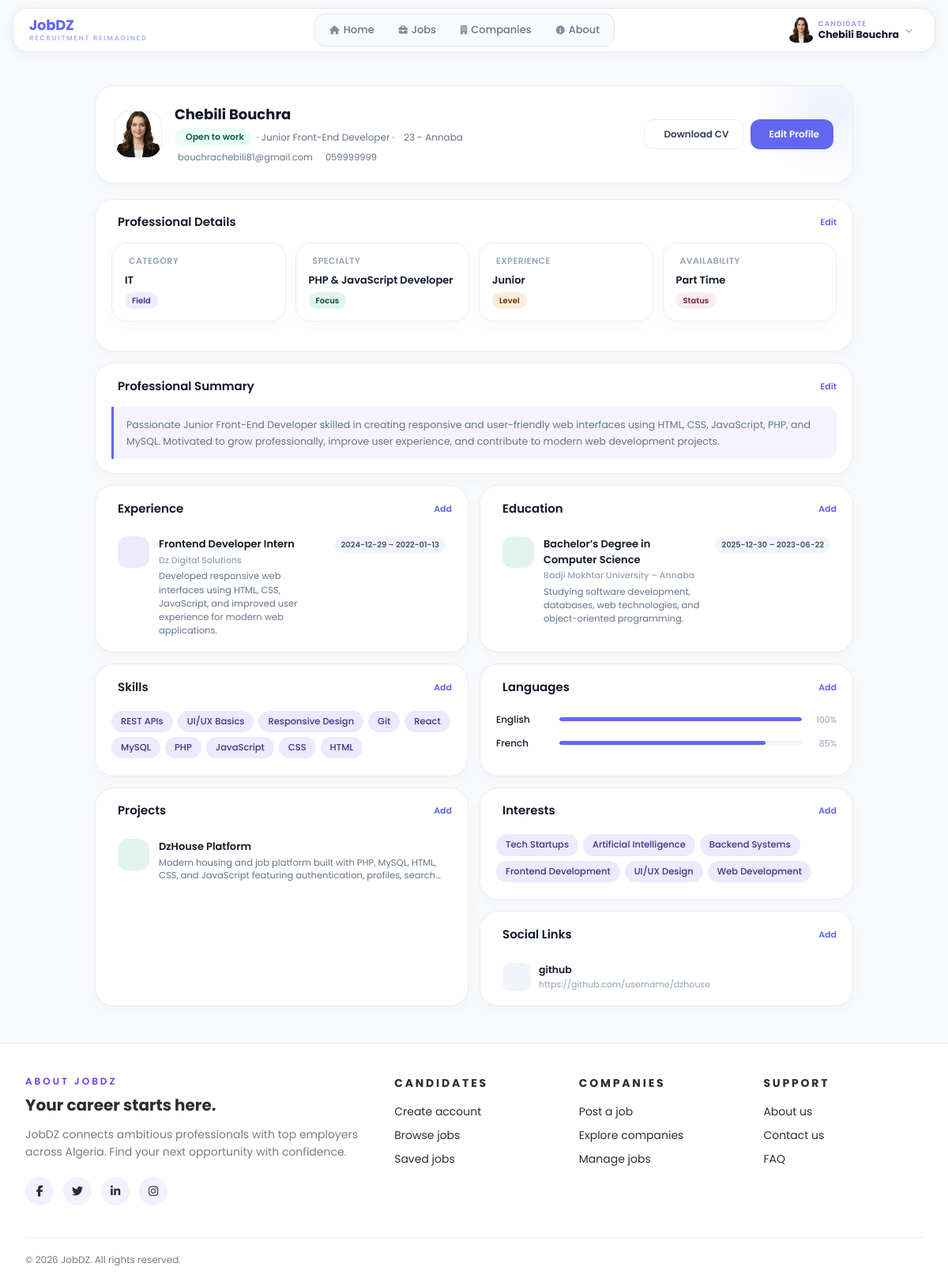
Page /candidate-profile.php (signed in) on the committed database.
### tables this page shows
CREATE TABLE `candidates_profiles` (
  `id` int(11) NOT NULL,
  `user_id` int(11) NOT NULL,
  `full_name` varchar(255) DEFAULT NULL,
  `phone` varchar(20) DEFAULT NULL,
  `city` varchar(100) DEFAULT NULL,
  `image_path` varchar(255) DEFAULT NULL,
  `updated_at` timestamp NOT NULL DEFAULT current_timestamp() ON UPDATE current_timestamp(),
  `job_title` varchar(255) DEFAULT NULL,
  `summary` text DEFAULT NULL,
  `category` varchar(100) DEFAULT NULL,
  `specialty` varchar(150) DEFAULT NULL,
  `availability` varchar(50) DEFAULT NULL,
  `experience_level` varchar(50) DEFAULT NULL,
  `cv_file` varchar(255) DEFAULT NULL,
  `linkedin_url` varchar(255) DEFAULT NULL,
  `github_url` varchar(255) DEFAULT NULL,
  `portfolio_url` varchar(255) DEFAULT NULL,
  `profile_views` int(11) DEFAULT 0
);

CREATE TABLE `candidate_experiences` (
  `id` int(11) NOT NULL,
  `user_id` int(11) NOT NULL,
  `job_title` varchar(255) NOT NULL,
  `company_name` varchar(255) DEFAULT NULL,
  `description` text DEFAULT NULL,
  `start_date` date DEFAULT NULL,
  `end_date` date DEFAULT NULL,
  `is_current` tinyint(1) DEFAULT 0,
  `created_at` timestamp NOT NULL DEFAULT current_timestamp()
);

CREATE TABLE `candidate_educations` (
  `id` int(11) NOT NULL,
  `user_id` int(11) NOT NULL,
  `degree` varchar(255) NOT NULL,
  `school` varchar(255) DEFAULT NULL,
  `description` text DEFAULT NULL,
  `start_date` date DEFAULT NULL,
  `end_date` date DEFAULT NULL,
  `is_current` tinyint(1) DEFAULT 0,
  `created_at` timestamp NOT NULL DEFAULT current_timestamp()
);

CREATE TABLE `candidate_skills` (
  `id` int(11) NOT NULL,
  `user_id` int(11) NOT NULL,
  `skill_name` varchar(100) NOT NULL,
  `created_at` timestamp NOT NULL DEFAULT current_timestamp()
);

CREATE TABLE `candidate_languages` (
  `id` int(11) NOT NULL,
  `user_id` int(11) NOT NULL,
  `language_name` varchar(100) NOT NULL,
  `level` varchar(50) DEFAULT NULL,
  `created_at` timestamp NOT NULL DEFAULT current_timestamp()
);

CREATE TABLE `candidate_projects` (
  `id` int(11) NOT NULL,
  `user_id` int(11) NOT NULL,
  `title` varchar(255) NOT NULL,
  `description` text DEFAULT NULL,
  `image_path` varchar(255) DEFAULT NULL,
  `demo_link` varchar(255) DEFAULT NULL,
  `github_link` varchar(255) DEFAULT NULL,
  `technologies` text DEFAULT NULL,
  `created_at` timestamp NOT NULL DEFAULT current_timestamp()
);

CREATE TABLE `candidate_interests` (
  `id` int(11) NOT NULL,
  `user_id` int(11) NOT NULL,
  `interest_name` varchar(100) NOT NULL,
  `created_at` timestamp NOT NULL DEFAULT current_timestamp()
);

CREATE TABLE `candidate_social_links` (
  `id` int(11) NOT NULL,
  `user_id` int(11) NOT NULL,
  `platform` varchar(50) NOT NULL,
  `url` varchar(255) NOT NULL,
  `created_at` timestamp NOT NULL DEFAULT current_timestamp()
);

### candidate-profile.php (the view, shortened to what the rows shown need)
<?php
require_once 'config.php';
require_once 'functions.php';
$viewCandidateId = isset($_GET['id']) ? (int) $_GET['id'] : null;
if ($viewCandidateId && $_SESSION['user']['role'] === 'company') {
    $userId = $viewCandidateId;
} else {
    $userId = $_SESSION['user']['id'];
}
$profile = getCandidateProfile($userId);
$experiences = getCandidateExperiences($userId);
$educations  = getCandidateEducations($userId);
$skills      = getCandidateSkills($userId);
$projects    = getCandidateProjects($userId);
$languages   = getCandidateLanguages($userId);
$interests   = getCandidateInterests($userId);
$socialLinks = getCandidateSocialLinks($userId);
$initials  = 'U';
$nameParts = array_filter(explode(' ', trim($profile['full_name'] ?? '')));
if (count($nameParts) >= 2) {
    $initials = strtoupper(mb_substr($nameParts[0], 0, 1) . mb_substr(end($nameParts), 0, 1));
} elseif (count($nameParts) === 1) {
    $initials = strtoupper(mb_substr($nameParts[0], 0, 1));
}
$isOwner =
    isset($_SESSION['user']['id']) &&
    $_SESSION['user']['role'] === 'candidate' &&
    $userId == $_SESSION['user']['id'];
?>
<!DOCTYPE html>
<html lang="en">
<head>
    <?php include 'includes/tailwind-head.php'; ?>
    <link rel="stylesheet" href="css/all.min.css">
    <link rel="stylesheet" href="css/variables.css">
    <link rel="stylesheet" href="https://cdn.jsdelivr.net/npm/@tabler/icons-webfont@latest/dist/tabler-icons.min.css">
</head>
<body>
    <?php include 'includes/navbar.php'; ?>
    <main class="mx-auto max-w-5xl px-4 py-8 sm:px-6 lg:px-8">
        <div class="profile-banner">
            <div class="banner-left">
                <div class="prof-avatar-lg">
                    <?php if (!empty($profile['image_path'])): ?>
                        <img src="<?php echo e($profile['image_path']); ?>" alt="Profile">
                    <?php else: ?>
                        <?php echo e($initials); ?>
                    <?php endif; ?>
                </div>
                <div>
                    <div class="banner-title"><?php echo e($profile['full_name'] ?? 'User'); ?></div>
                    <div class="banner-sub">
                        <span class="badge-green">
                        </span>
                        <?php if (!empty($profile['job_title'])): ?>
                            · <?php echo e($profile['job_title']); ?>
                        <?php endif; ?>
                        <?php if (!empty($profile['city'])): ?>
                            · <i class="ti ti-map-pin" style="font-size:11px"></i> <?php echo e($profile['city']); ?>
                        <?php endif; ?>
                    </div>
                    <div class="banner-meta">
                        <span>
                            <?php echo e($_SESSION['user']['email']); ?>
                        </span>
                        <?php if (!empty($profile['phone'])): ?>
                            <span>
                                <?php echo e($profile['phone']); ?>
                            </span>
                        <?php endif; ?>
                    </div>
                </div>
            </div>
        </div>
        <div class="card">
            <div class="stats-grid">
                <div class="sc">
                    <div class="sc-label"><i class="ti ti-category"></i> Category</div>
                    <div class="sc-val"><?php echo e($profile['category'] ?? 'Not set'); ?></div>
                    <div class="sc-badge b-neu">Field</div>
                </div>
                <div class="sc">
                    <div class="sc-label"><i class="ti ti-star"></i> Specialty</div>
                    <div class="sc-val"><?php echo e($profile['specialty'] ?? 'Not set'); ?></div>
                    <div class="sc-badge b-up">Focus</div>
                </div>
                <div class="sc">
                    <div class="sc-label"><i class="ti ti-briefcase"></i> Experience</div>
                    <div class="sc-val"><?php echo e($profile['experience_level'] ?? '—'); ?></div>
                    <div class="sc-badge b-warn">Level</div>
                </div>
                <div class="sc">
                    <div class="sc-label"><i class="ti ti-calendar-check"></i> Availability</div>
                    <div class="sc-val"><?php echo e($profile['availability'] ?? '—'); ?></div>
                    <div class="sc-badge b-pink">Status</div>
                </div>
            </div>
        </div>
        <div class="card">
            <div class="ch">
                <span class="ct"><i class="ti ti-file-text"></i> Professional Summary</span>
                <?php if ($isOwner): ?>
                    <a href="edit_profile.php?section=summary" class="cl">
                    </a>
                <?php endif; ?>
            </div>
            <?php if (!empty($profile['summary'])): ?>
                <div class="summary-block">
                    <?php echo nl2br(e($profile['summary'])); ?>
                </div>
            <?php endif; ?>
        </div>
        <div class="two-col">
            <div class="card" style="margin-bottom:0;">
                <?php if (!empty($experiences)): ?>
                    <?php foreach ($experiences as $exp): ?>
                        <div class="exp-row">
                            <div class="exp-ico"><i class="ti ti-code"></i></div>
                            <div class="exp-body">
                                <div class="exp-title"><?php echo e($exp['job_title']); ?></div>
                                <div class="exp-sub"><?php echo e($exp['company_name']); ?></div>
                                <?php if (!empty($exp['description'])): ?>
                                    <div class="exp-desc"><?php echo nl2br(e($exp['description'])); ?></div>
                                <?php endif; ?>
                            </div>
                            <div class="exp-date">
                                <?php echo e($exp['start_date']); ?> –
                                <?php echo !empty($exp['end_date']) ? e($exp['end_date']) : 'Present'; ?>
                            </div>
                        </div>
                    <?php endforeach; ?>
                <?php endif; ?>
            </div>
            <div class="card" style="margin-bottom:0;">
                <?php if (!empty($educations)): ?>
                    <?php foreach ($educations as $edu): ?>
                        <div class="exp-row">
                            <div class="exp-ico edu"><i class="ti ti-certificate"></i></div>
                            <div class="exp-body">
                                <div class="exp-title"><?php echo e($edu['degree'] ?? 'No degree'); ?></div>
                                <div class="exp-sub"><?php echo e($edu['school'] ?? 'No school'); ?></div>
                                <?php if (!empty($edu['description'])): ?>
                                    <div class="exp-desc"><?php echo nl2br(e($edu['description'])); ?></div>
                                <?php endif; ?>
                            </div>
                            <div class="exp-date">
                                <?php echo e($edu['start_date'] ?? ''); ?> –
                                <?php echo !empty($edu['end_date']) ? e($edu['end_date']) : 'Present'; ?>
                            </div>
                        </div>
                    <?php endforeach; ?>
                <?php endif; ?>
            </div>
        </div>
        <div class="two-col">
            <div class="card" style="margin-bottom:0;">
                <?php if (!empty($skills)): ?>
                    <div class="pills">
                        <?php foreach ($skills as $skill): ?>
                            <span class="pill"><?php echo e($skill['skill_name']); ?></span>
                        <?php endforeach; ?>
                    </div>
                <?php endif; ?>
            </div>
            <div class="card" style="margin-bottom:0;">
                <?php if (!empty($languages)): ?>
                    <?php foreach ($languages as $lang): ?>
                        <div class="lang-row">
                            <span class="lang-name"><?php echo e($lang['language_name']); ?></span>
                            <div class="lang-bar">
                                <div class="lang-fill" style="width:<?php echo (int)$lang['level']; ?>%"></div>
                            </div>
                            <span class="lang-pct"><?php echo (int)$lang['level']; ?>%</span>
                        </div>
                    <?php endforeach; ?>
                <?php endif; ?>
            </div>
        </div>
        <div class="two-col">
            <div class="card" style="margin-bottom:0;">
                <?php if (!empty($projects)): ?>
                    <?php foreach ($projects as $project): ?>
                        <div class="proj-row">
                            <div class="proj-ico"><i class="ti ti-world"></i></div>
                            <div class="proj-body">
                                <div class="proj-title"><?php echo e($project['title']); ?></div>
                                <div class="proj-desc"><?php echo e($project['description']); ?></div>
                            </div>
                        </div>
                    <?php endforeach; ?>
                <?php endif; ?>
            </div>
            <div style="display:flex; flex-direction:column; gap:14px;">
                <div class="card" style="margin-bottom:0;">
                    <?php if (!empty($interests)): ?>
                        <div class="pills">
                            <?php foreach ($interests as $interest): ?>
                                <span class="pill"><?php echo e($interest['interest_name']); ?></span>
                            <?php endforeach; ?>
                        </div>
                    <?php endif; ?>
                </div>
                <div class="card" style="margin-bottom:0;">
                    <?php if (!empty($socialLinks)): ?>
                        <?php foreach ($socialLinks as $link): ?>
                            <a href="<?php echo e($link['url']); ?>" class="social-row" target="_blank">
                                <div class="social-ico"><i class="ti ti-link"></i></div>
                                <div style="flex:1;min-width:0;">
                                    <div class="social-name"><?php echo e($link['platform']); ?></div>
                                    <div class="social-url"><?php echo e($link['url']); ?></div>
                                </div>
                            </a>
                        <?php endforeach; ?>
                    <?php endif; ?>
                </div>
            </div>
        </div>
    </main>
</body>
</html>

### includes/navbar.php (shortened to what the rows shown need)
<?php
$role = $_SESSION['user']['role'] ?? 'guest';
$isTransparentNavbar = false;
$isLoggedInUser = isLoggedIn();
?>
<div class="nb-wrap <?php echo $isTransparentNavbar ? 'nb-transparent' : ''; ?>" style="width:100%;box-sizing:border-box;">
    <div class="nb">
        <div class="nb-right">
            <?php if ($isLoggedInUser): ?>
                <?php
                if ($role === 'admin') {
                    $accountType = 'Admin';
                    $displayName = 'Administrator';
                    $avatarUrl   = '';
                    $dotColor    = '#ef4444';
                } elseif ($role === 'company') {
                    $accountType = 'Company';
                    $profileData = getCompanyProfile($_SESSION['user']['id']);
                    $displayName = $profileData['company_name'] ?? $_SESSION['user']['email'];
                    $avatarUrl   = $profileData['logo_url'] ?? '';
                    $dotColor    = '#8b5cf6';
                } else {
                    $accountType = 'Candidate';
                    $profileData = getCandidateProfile($_SESSION['user']['id']);
                    $displayName = $profileData['full_name'] ?? $_SESSION['user']['email'];
                    $avatarUrl   = $profileData['image_path'] ?? '';
                }
                $initial = strtoupper(substr($displayName, 0, 1));
                ?>
                <div class="nb-pill" id="nb-profile-btn" style="position:relative;">
                    <div class="nb-avatar">
                        <?php if ($avatarUrl): ?>
                            <img src="<?php echo e($avatarUrl); ?>" alt="Avatar">
                        <?php else: ?>
                            <?php echo e($initial); ?>
                        <?php endif; ?>
                    </div>
                    <div class="nb-pill-info">
                        <span class="nb-pill-role"><?php echo e($accountType); ?></span>
                        <span class="nb-pill-name"><?php echo e($displayName); ?></span>
                    </div>
                    <i class="fas fa-chevron-down nb-chev"></i>
                </div>
            <?php endif; ?>
        </div>
    </div>
</div>

### rows in the picture
candidates_profiles: image_path (picture), full_name "Chebili Bouchra", job_title "Junior Front-End Developer", city "23 - Annaba", phone "059999999", category "IT", specialty "PHP & JavaScript Developer", experience_level "Junior", availability "Part Time", summary "Passionate Junior Front-End Developer skilled in creating responsive and user-friendly web interfaces using HTML, CSS, JavaScript, PHP, and MySQL. Motivated to grow professionally, improve user experience, and contribute to modern web development projects."
candidate_experiences: job_title "Frontend Developer Intern", company_name "Dz Digital Solutions", description "Developed responsive web interfaces using HTML, CSS, JavaScript, and improved user experience for modern web applications.", start_date "2024-12-29", end_date "2022-01-13"
candidate_educations: degree "Bachelor’s Degree in Computer Science", school "Badji Mokhtar University – Annaba", description "Studying software development, databases, web technologies, and object-oriented programming.", start_date "2025-12-30", end_date "2023-06-22"
candidate_skills: skill_name "REST APIs"
candidate_skills: skill_name "UI/UX Basics"
candidate_skills: skill_name "Responsive Design"
candidate_skills: skill_name "Git"
candidate_skills: skill_name "React"
candidate_skills: skill_name "MySQL"
candidate_skills: skill_name "PHP"
candidate_skills: skill_name "JavaScript"
candidate_skills: skill_name "CSS"
candidate_skills: skill_name "HTML"
candidate_languages: language_name "English", level "100"
candidate_languages: language_name "French", level "85"
candidate_projects: title "DzHouse Platform", description "Modern housing and job platform built with PHP, MySQL, HTML, CSS, and JavaScript featuring authentication, profiles,…"
candidate_interests: interest_name "Tech Startups"
candidate_interests: interest_name "Artificial Intelligence"
candidate_interests: interest_name "Backend Systems"
candidate_interests: interest_name "Frontend Development"
candidate_interests: interest_name "UI/UX Design"
candidate_interests: interest_name "Web Development"
candidate_social_links: platform "github", url "https://github.com/username/dzhouse"

### other values in the picture
$item['label'] "Home"
$item['label'] "Jobs"
$item['label'] "Companies"
$item['label'] "About"
$accountType "CANDIDATE"
$_SESSION['user']['email'] "bouchrachebili81@gmail.com"
